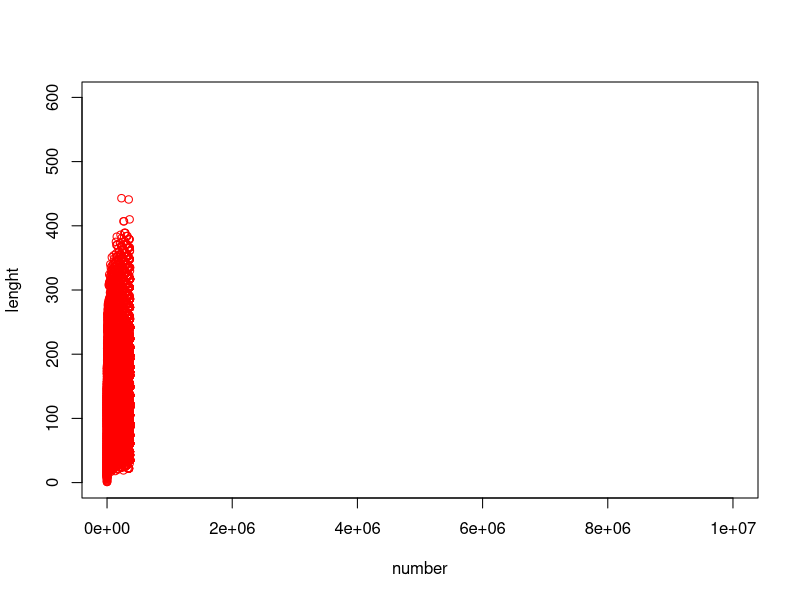

Reproduce this figure in R.
# read file into r
data <- read.csv(file="result.csv", header=FALSE, sep=",")
# filename for result
png(file = "result.png", width=1920,height=1080)

plot(x = data$V1,y = data$V2,
	xlab = "number",
	ylab = "lenght",
	xlim = c(0,10000000),
	ylim = c(0,600),
	col=rgb(255, 0, 0, maxColorValue=255),
)

	 
# Save the file.
dev.off()